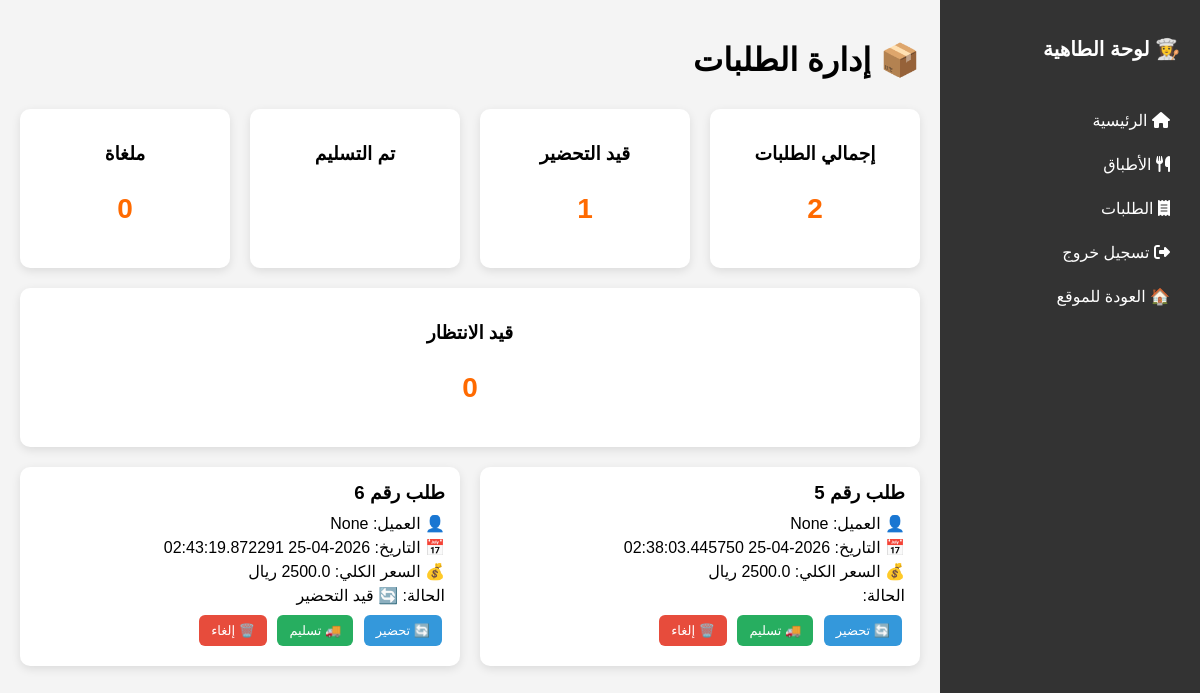
/orders (signed in), run on an earlier commit of the app's database.
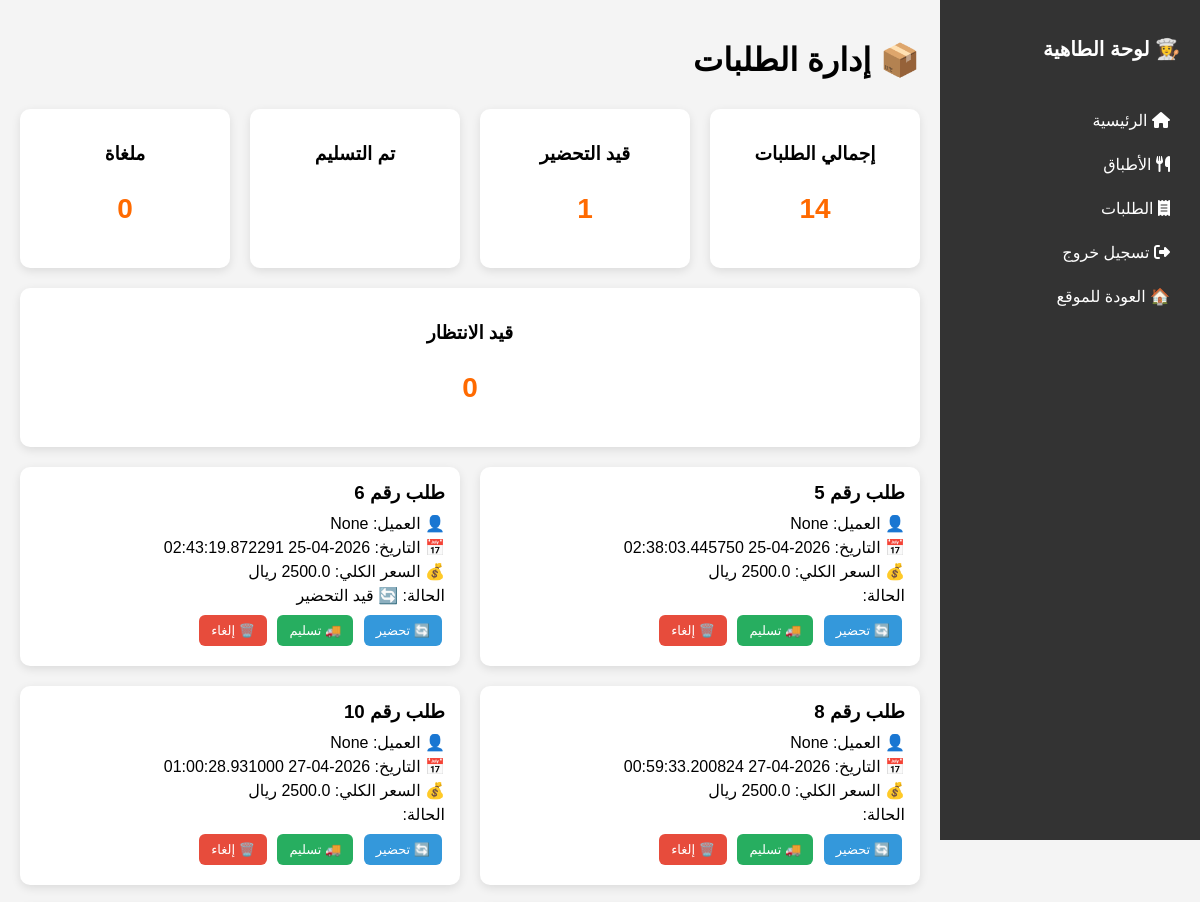
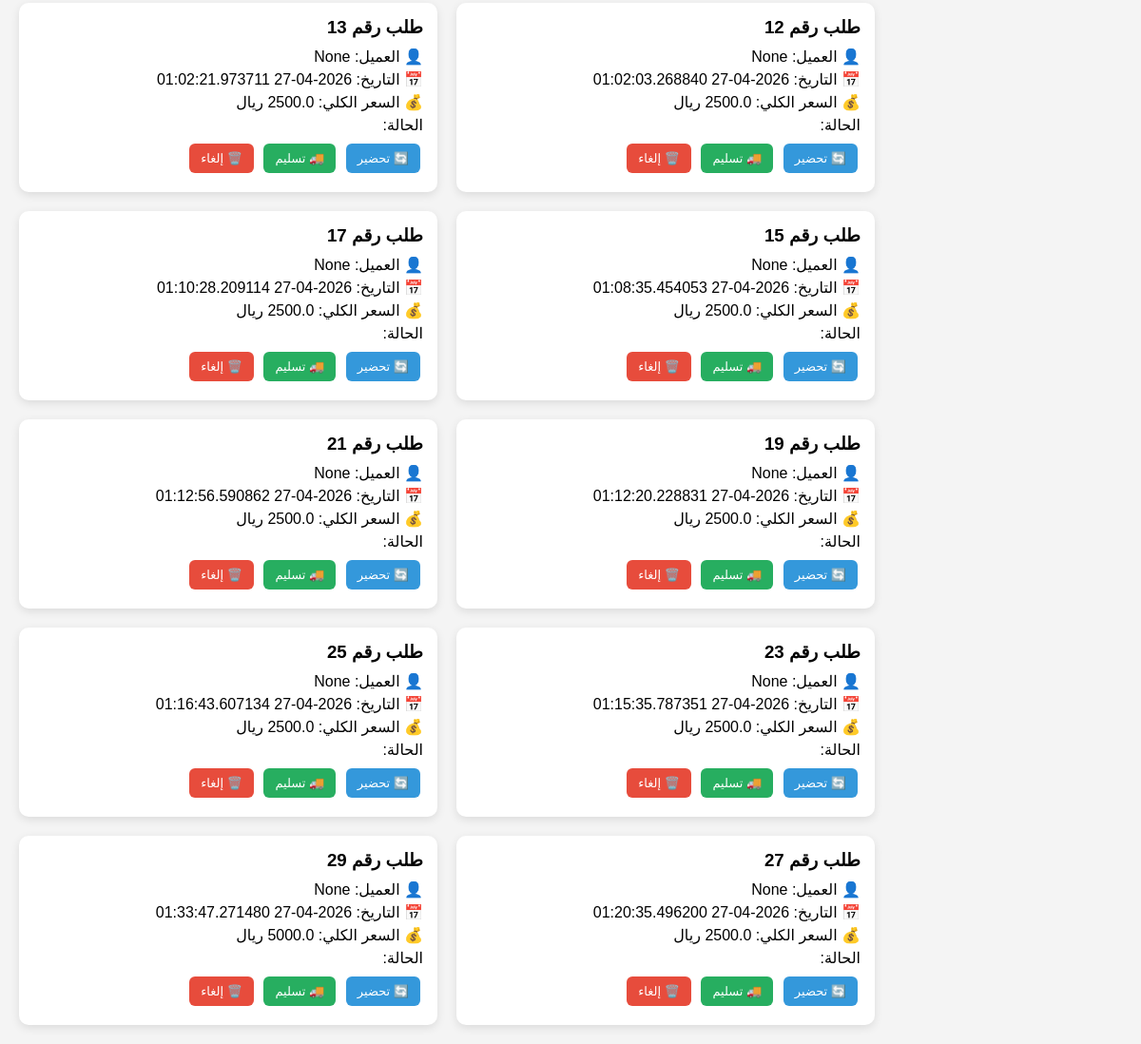
And on a later commit of the database (2 pictures, top to bottom).
### app/models/order_model.py (models this page shows, shortened)
class Order(db.Model):
    __tablename__ = "orders"
    id = db.Column(db.Integer, primary_key=True, autoincrement=True)
    user_id = db.Column(db.Integer, db.ForeignKey("users.id"), nullable=False)
    user = db.relationship("User", back_populates="orders", foreign_keys=[user_id])
    customer_id = db.Column(db.Integer, db.ForeignKey("users.id"))
    customer = db.relationship("User", back_populates="customer_orders", foreign_keys=[customer_id])
    customer_name = db.Column(db.String(150))
    date = db.Column(db.DateTime, default=datetime.utcnow)
    total_price = db.Column(db.Float, nullable=False)
    status = db.Column(db.String(50), default="new")
    payment_method = db.Column(db.String(20), default="cash")
    proof_image = db.Column(db.String(200))
    kitchen_id = db.Column(db.Integer, db.ForeignKey("kitchens.id"), nullable=False)
    kitchen = db.relationship("Kitchen", backref="orders")
    order_items = db.relationship("OrderItem", back_populates="order", cascade="all, delete-orphan")

### app/routes/chef_routes.py (the view)
@chef.route("/orders")
def orders():
    user_id = session.get("user_id")
    if not user_id:
        return redirect(url_for("auth.login"))
    user = User.query.get(user_id)
    kitchen = Kitchen.query.filter_by(user_id=user_id).first()
    if not kitchen:
        flash("⚠️ يجب إنشاء مطبخ أولاً")
        return redirect(url_for("chef.create_kitchen"))
    orders = Order.query.filter(
        Order.kitchen_id == kitchen.id,
        Order.status != "delivered"
    ).all()
    orders_count = len(orders)
    preparing_count = Order.query.filter_by(kitchen_id=kitchen.id, status="preparing").count()
    cancelled_count = Order.query.filter_by(kitchen_id=kitchen.id, status="cancelled").count()
    pending_count = Order.query.filter_by(kitchen_id=kitchen.id, status="pending").count()
    return render_template(
        "chef/orders.html",
        user=user,
        orders=orders,
        orders_count=orders_count,
        preparing_count=preparing_count,
        cancelled_count=cancelled_count,
        pending_count=pending_count
    )

### app/templates/chef/orders.html (shortened to what this page needs)
<!DOCTYPE html>
<html lang="ar" dir="rtl">
<head>
  <link rel="stylesheet" href="{{ url_for('static', filename='css/chefs.css') }}">
  <link rel="stylesheet" href="https://cdnjs.cloudflare.com/ajax/libs/font-awesome/6.5.0/css/all.min.css">
</head>
<body>
<div class="container">
  <div class="sidebar">
    <h2>👩‍🍳 لوحة الطاهية</h2>
    <a href="/dashboard"><i class="fa fa-home"></i> الرئيسية</a>
    <a href="/meals"><i class="fa fa-utensils"></i> الأطباق</a>
    <a href="/orders"><i class="fa fa-receipt"></i> الطلبات</a>
    <a href="/logout"><i class="fa fa-sign-out-alt"></i> تسجيل خروج</a>
    <a href="{{ url_for('home.index') }}">🏠 العودة للموقع</a>
  </div>
  <div class="content">
    <h1>📦 إدارة الطلبات</h1>
    <div class="stats">
      <div class="stat-card">
        <h3>إجمالي الطلبات</h3>
        <p>{{ orders_count }}</p>
      </div>
      <div class="stat-card">
        <h3>قيد التحضير</h3>
        <p>{{ preparing_count }}</p>
      </div>
      <div class="stat-card">
        <h3>تم التسليم</h3>
      </div>
      <div class="stat-card">
        <h3>ملغاة</h3>
        <p>{{ cancelled_count }}</p>
      </div>
      <div class="stat-card">
        <h3>قيد الانتظار</h3>
        <p>{{ pending_count }}</p>
      </div>
    </div>
    <div class="orders-grid">
      {% for order in orders %}
      <div class="order-card">
        <h3>طلب رقم {{ order.id }}</h3>
        <p>👤 العميل: {{ order.customer_name }}</p>
        <p>📅 التاريخ: {{ order.date }}</p>
        <p>💰 السعر الكلي: {{ order.total_price }} ريال</p>
        <p>الحالة:
          {% if order.status == "pending" %} ⏳ قيد الانتظار
          {% elif order.status == "preparing" %} 🔄 قيد التحضير
          {% elif order.status == "delivered" %} 🚚 تم التسليم
          {% elif order.status == "cancelled" %} ❌ ملغى
          {% endif %}
        </p>
        <a href="/orders/update/{{ order.id }}/preparing" class="btn prepare">🔄 تحضير</a>
        <a href="/orders/update/{{ order.id }}/delivered" class="btn deliver">🚚 تسليم</a>
        <a href="/orders/update/{{ order.id }}/cancelled" class="btn cancel"
           onclick="return confirm('هل أنت متأكد من إلغاء هذا الطلب؟')">🗑️ إلغاء</a>
      </div>
      {% endfor %}
    </div>
  </div>
</div>
</body>
</html>

What changed in the data, as far as the page shows it:
added Order: id "8", customer_name "None", date "2026-04-27 00:59:33.200824"
added Order: id "10", customer_name "None", date "2026-04-27 01:00:28.931000"
added Order: id "12", customer_name "None", date "2026-04-27 01:02:03.268840"
added Order: id "13", customer_name "None", date "2026-04-27 01:02:21.973711"
added Order: id "15", customer_name "None", date "2026-04-27 01:08:35.454053"
added Order: id "17", customer_name "None", date "2026-04-27 01:10:28.209114"
added Order: id "19", customer_name "None", date "2026-04-27 01:12:20.228831"
added Order: id "21", customer_name "None", date "2026-04-27 01:12:56.590862"
added Order: id "23", customer_name "None", date "2026-04-27 01:15:35.787351"
added Order: id "25", customer_name "None", date "2026-04-27 01:16:43.607134"
added Order: id "27", customer_name "None", date "2026-04-27 01:20:35.496200"
added Order: id "29", customer_name "None", date "2026-04-27 01:33:47.271480"
Also different on the page:
{{ orders_count }}: "2" → "14"
